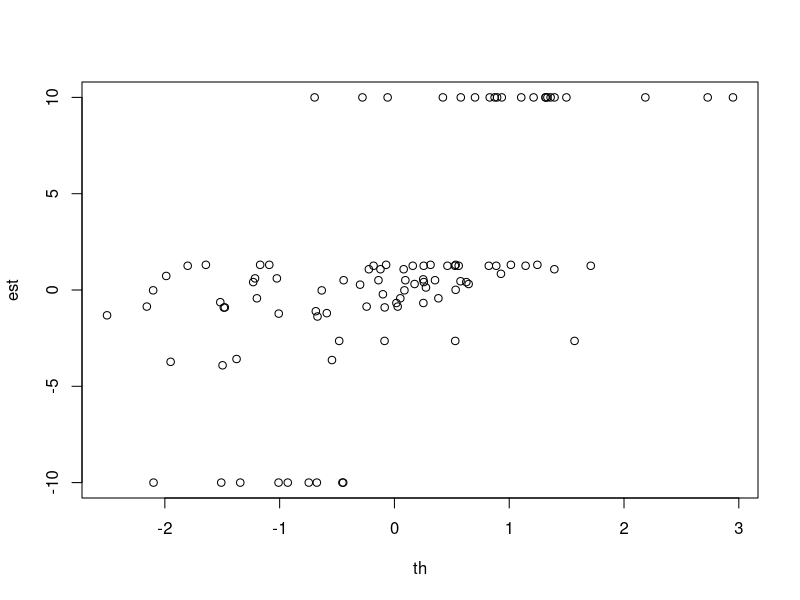

The R source for this figure:
##Let's say we have 3pl items with known item params

get_pr<-function(th,a,b,c) {
    x<-a*(th-b)
    c+(1-c)/(1+exp(-x))
}
f<-function(th,resp,a,b,c) {
    p<-get_pr(th,a,b,c)
    -sum(resp*log(p)+(1-resp)*log(1-p))
}
rmse<-function(x,y) sqrt(mean((x-y)^2))

ni<-10
b<-rnorm(ni) #difficulties
a<-exp(rnorm(ni,mean=0,sd=.25)) #discriminations
c<-runif(ni,min=0,max=1)

th<-rnorm(100)
est<-numeric()

for (i in 1:length(th)) {
    ##we'll use th to simulate data
    p<-get_pr(th[i],a,b,c)
    resp<-rbinom(length(p),1,p)
    ##but now we won't use th (just resp) for estimation
    est[i]<-optim(0,f,method='Brent',lower=-10,upper=10,a=a,b=b,c=c,resp=resp)$par
}
plot(th,est)
rmse(th,est)

##what factors in the simulation can you use to change the quality (via rmse) of the estimates?
    
